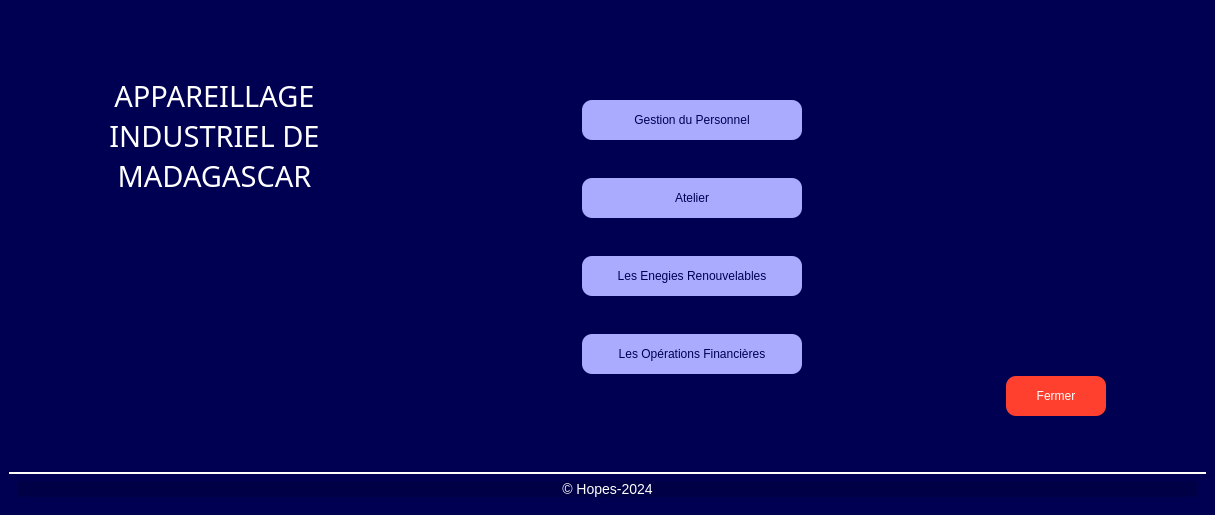
<?xml version="1.0" encoding="UTF-8"?>
<ui version="4.0">
 <class>MainWindow2</class>
 <widget class="QMainWindow" name="MainWindow2">
  <property name="geometry">
   <rect>
    <x>0</x>
    <y>0</y>
    <width>1215</width>
    <height>515</height>
   </rect>
  </property>
  <property name="windowTitle">
   <string>Acceuil</string>
  </property>
  <property name="windowIcon">
   <iconset>
    <normaloff>AIM.JPG</normaloff>AIM.JPG</iconset>
  </property>
  <widget class="QWidget" name="centralwidget">
   <property name="styleSheet">
    <string notr="true">background:rgb(0, 0, 83)</string>
   </property>
   <layout class="QVBoxLayout" name="verticalLayout">
    <item>
     <widget class="QWidget" name="body" native="true">
      <property name="sizePolicy">
       <sizepolicy hsizetype="Preferred" vsizetype="Expanding">
        <horstretch>0</horstretch>
        <verstretch>0</verstretch>
       </sizepolicy>
      </property>
      <property name="styleSheet">
       <string notr="true"/>
      </property>
      <layout class="QHBoxLayout" name="horizontalLayout_3">
       <property name="spacing">
        <number>50</number>
       </property>
       <property name="leftMargin">
        <number>100</number>
       </property>
       <property name="topMargin">
        <number>50</number>
       </property>
       <property name="rightMargin">
        <number>100</number>
       </property>
       <property name="bottomMargin">
        <number>50</number>
       </property>
       <item>
        <layout class="QVBoxLayout" name="verticalLayout_2">
         <item alignment="Qt::AlignHCenter|Qt::AlignVCenter">
          <widget class="QLabel" name="label_2">
           <property name="font">
            <font>
             <family>OCR A Extended</family>
             <pointsize>22</pointsize>
             <weight>50</weight>
             <italic>false</italic>
             <bold>false</bold>
            </font>
           </property>
           <property name="styleSheet">
            <string notr="true">Color:white;
font: 22pt &quot;OCR A Extended&quot;;</string>
           </property>
           <property name="text">
            <string>APPAREILLAGE INDUSTRIEL DE MADAGASCAR</string>
           </property>
           <property name="scaledContents">
            <bool>false</bool>
           </property>
           <property name="alignment">
            <set>Qt::AlignCenter</set>
           </property>
           <property name="wordWrap">
            <bool>true</bool>
           </property>
          </widget>
         </item>
         <item>
          <widget class="QLabel" name="label">
           <property name="text">
            <string/>
           </property>
           <property name="pixmap">
            <pixmap>AIM.JPG</pixmap>
           </property>
           <property name="scaledContents">
            <bool>true</bool>
           </property>
          </widget>
         </item>
        </layout>
       </item>
       <item>
        <widget class="QWidget" name="gridWidget" native="true">
         <property name="styleSheet">
          <string notr="true">QPushButton{
	background-color:rgb(170, 170, 255);
	border-radius:10px;
	height:40px;
	width:220px;
	color:rgb(0, 0,83);
	font: 75 12pt &quot;Rockwell&quot;;
}
QPushButton:hover{
	background-color:rgb(228, 231, 255);
	
}
#buttonExit{
width:100px;
}</string>
         </property>
         <layout class="QGridLayout" name="gridLayout_2">
          <property name="horizontalSpacing">
           <number>50</number>
          </property>
          <item row="3" column="1">
           <widget class="QLabel" name="label_6">
            <property name="text">
             <string/>
            </property>
            <property name="pixmap">
             <pixmap>AND02220OpérationFinacière.png</pixmap>
            </property>
           </widget>
          </item>
          <item row="0" column="3">
           <spacer name="horizontalSpacer_2">
            <property name="orientation">
             <enum>Qt::Horizontal</enum>
            </property>
            <property name="sizeHint" stdset="0">
             <size>
              <width>40</width>
              <height>20</height>
             </size>
            </property>
           </spacer>
          </item>
          <item row="3" column="2">
           <widget class="QPushButton" name="pushButton_4">
            <property name="text">
             <string>Les Opérations Financières</string>
            </property>
           </widget>
          </item>
          <item row="1" column="2">
           <widget class="QPushButton" name="pushButton_2">
            <property name="text">
             <string>Atelier</string>
            </property>
           </widget>
          </item>
          <item row="0" column="1">
           <widget class="QLabel" name="label_3">
            <property name="text">
             <string/>
            </property>
            <property name="pixmap">
             <pixmap>LCD15220GestionPersonnel.png</pixmap>
            </property>
           </widget>
          </item>
          <item row="1" column="1">
           <widget class="QLabel" name="label_4">
            <property name="text">
             <string/>
            </property>
            <property name="pixmap">
             <pixmap>SXP16132Atelier.png</pixmap>
            </property>
           </widget>
          </item>
          <item row="2" column="1">
           <widget class="QLabel" name="label_5">
            <property name="text">
             <string/>
            </property>
            <property name="pixmap">
             <pixmap>FLS12414EnergyRenouvelable.png</pixmap>
            </property>
           </widget>
          </item>
          <item row="0" column="0">
           <spacer name="horizontalSpacer">
            <property name="orientation">
             <enum>Qt::Horizontal</enum>
            </property>
            <property name="sizeHint" stdset="0">
             <size>
              <width>40</width>
              <height>20</height>
             </size>
            </property>
           </spacer>
          </item>
          <item row="0" column="2">
           <widget class="QPushButton" name="ouvrirGP">
            <property name="text">
             <string>Gestion du Personnel</string>
            </property>
           </widget>
          </item>
          <item row="2" column="2">
           <widget class="QPushButton" name="pushButton_3">
            <property name="text">
             <string>Les Enegies Renouvelables</string>
            </property>
           </widget>
          </item>
         </layout>
        </widget>
       </item>
       <item>
        <layout class="QVBoxLayout" name="verticalLayout_4">
         <item>
          <spacer name="verticalSpacer">
           <property name="orientation">
            <enum>Qt::Vertical</enum>
           </property>
           <property name="sizeHint" stdset="0">
            <size>
             <width>20</width>
             <height>40</height>
            </size>
           </property>
          </spacer>
         </item>
         <item>
          <widget class="QPushButton" name="closeUI2">
           <property name="styleSheet">
            <string notr="true">color:white;
background:rgb(255, 64, 47);
width:100px;
height:40px;
border-radius:10px;
font: 75 10pt &quot;Rockwell&quot;;</string>
           </property>
           <property name="text">
            <string>Fermer</string>
           </property>
          </widget>
         </item>
        </layout>
       </item>
      </layout>
     </widget>
    </item>
    <item>
     <widget class="QWidget" name="footer" native="true">
      <property name="styleSheet">
       <string notr="true">border-top:2px solid white;</string>
      </property>
      <layout class="QVBoxLayout" name="verticalLayout_3">
       <item>
        <widget class="QLabel" name="label_7">
         <property name="styleSheet">
          <string notr="true">background:rgb(0, 0, 70);
color:white;
font-size:14px;
border:0px solid blue</string>
         </property>
         <property name="text">
          <string>© Hopes-2024</string>
         </property>
         <property name="alignment">
          <set>Qt::AlignCenter</set>
         </property>
        </widget>
       </item>
      </layout>
     </widget>
    </item>
   </layout>
  </widget>
 </widget>
 <resources/>
 <connections/>
</ui>
